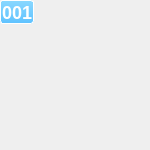
<?xml version="1.0" encoding="UTF-8"?>
<ui version="4.0">
 <class>P_PictureBlock</class>
 <widget class="QWidget" name="P_PictureBlock">
  <property name="geometry">
   <rect>
    <x>0</x>
    <y>0</y>
    <width>150</width>
    <height>150</height>
   </rect>
  </property>
  <property name="windowTitle">
   <string>Form</string>
  </property>
  <property name="styleSheet">
   <string notr="true"/>
  </property>
  <widget class="QLabel" name="label_title">
   <property name="geometry">
    <rect>
     <x>0</x>
     <y>0</y>
     <width>34</width>
     <height>24</height>
    </rect>
   </property>
   <property name="styleSheet">
    <string notr="true">border: 1px solid #ffffff;
border-radius: 3px;
background-color: qlineargradient(spread:pad, x1:0, y1:0, x2:0, y2:1, stop:0 #8ad8ff, stop:1 #5fc2ff);
color:#ffffff;
font-size:18px;
font-weight:bold;</string>
   </property>
   <property name="text">
    <string>001</string>
   </property>
   <property name="alignment">
    <set>Qt::AlignCenter</set>
   </property>
  </widget>
  <widget class="QLabel" name="label_background">
   <property name="geometry">
    <rect>
     <x>13</x>
     <y>11</y>
     <width>61</width>
     <height>51</height>
    </rect>
   </property>
   <property name="text">
    <string/>
   </property>
  </widget>
  <widget class="QLabel" name="label_picture">
   <property name="geometry">
    <rect>
     <x>60</x>
     <y>10</y>
     <width>61</width>
     <height>51</height>
    </rect>
   </property>
   <property name="text">
    <string/>
   </property>
  </widget>
 </widget>
 <resources/>
 <connections/>
</ui>
